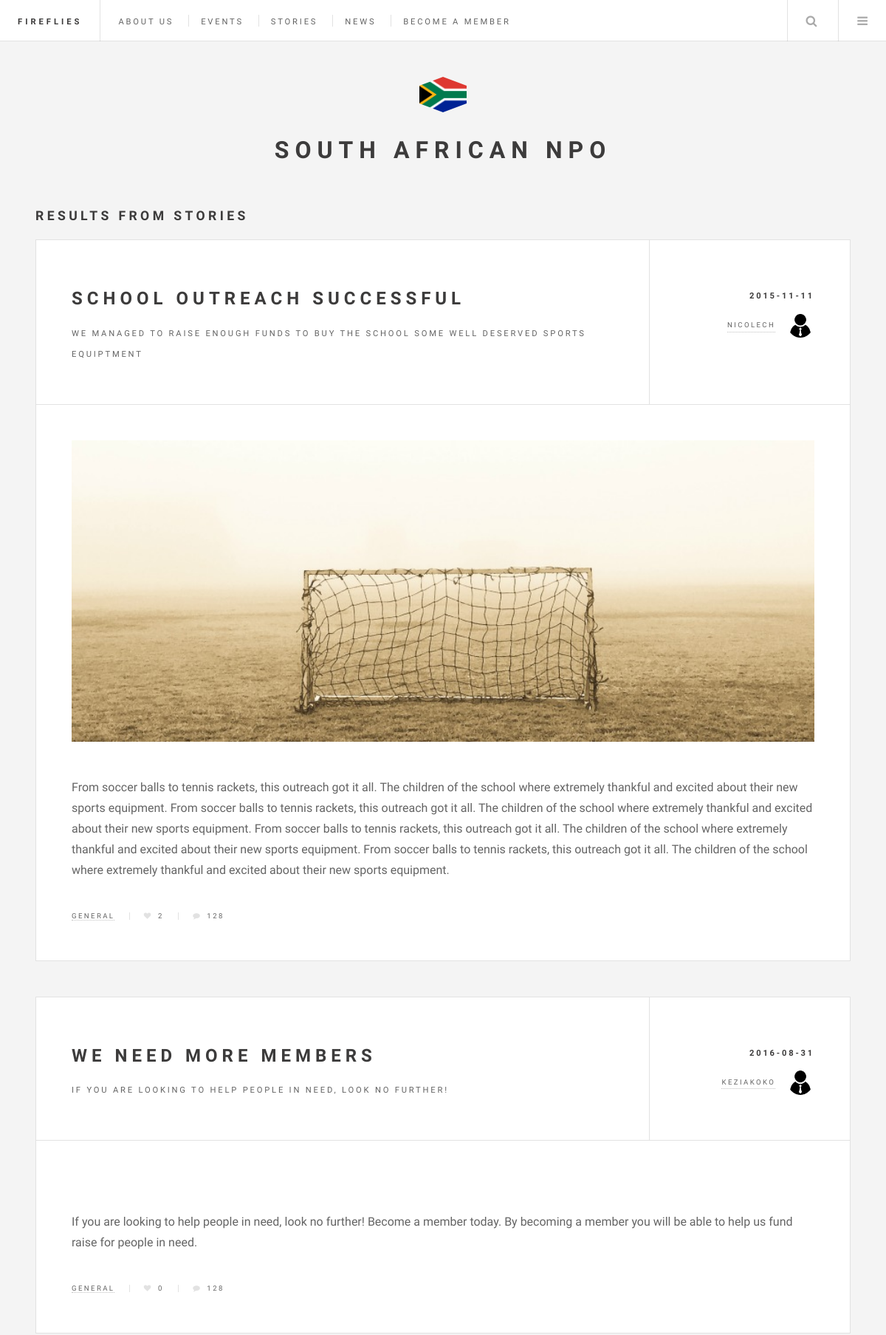
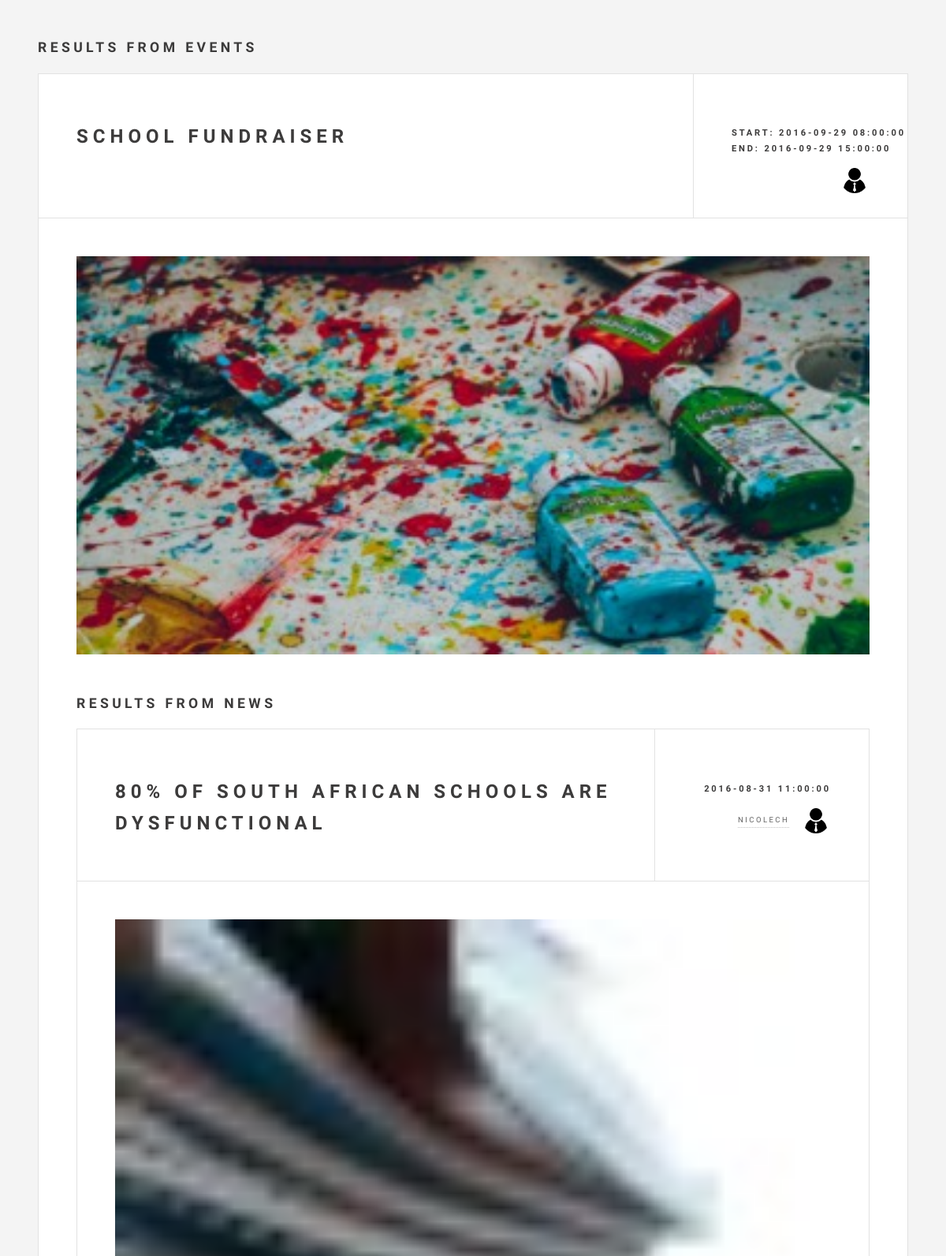
Screenshot of /pages/search.php (upper part) with the database file from the repository (2 pictures, top to bottom).
### tables this page shows
CREATE TABLE `members` (
  `id` int(11) NOT NULL,
  `username` text NOT NULL,
  `email` text NOT NULL,
  `password` text NOT NULL,
  `image` text NOT NULL,
  `admin` tinyint(1) NOT NULL
);

### pages/search.php (the view, shortened to what this page needs)
<?php
	include 'dbconfig.php';
	$desc = $_GET["query"];
	$i = 0;
	$j = 0;
	$k = 0;
	$eventID = array();
	$eventName = array();
	$eventStart = array();
	$eventEnd = array();
	$eventImage = array();
	$eventUser = array();
	$newsID = array();
	$newsTitle = array();
	$newsDate = array();
	$newsImage = array();
	$storiesID = array();
	$storiesTitle = array();
	$storiesDescription = array();
	$storiesStory = array();
	$storiesDate = array();
	$storiesUserId = array();
	$storiesImage = array();
	$storiesLikes = array();
	$sql = "SELECT * FROM events WHERE eventName LIKE '%$desc%'";
	$result = mysqli_query($conn, $sql);
	while($row = $result->fetch_assoc())
	{
		$eventID[$i] = $row['id'];
		$eventName[$i] = $row['eventName'];
		$eventStart[$i] = $row['startDateTime'];
		$eventEnd[$i] = $row['endDateTime'];
		$eventImage[$i] = $row['photo'];
		$eventUser[$i] = $row['postedBy'];
		$i++;
	}
	$sql = "SELECT * FROM news WHERE title LIKE '%$desc%'";
	$result = mysqli_query($conn, $sql);
	while($row = $result->fetch_assoc())
	{
		$newsID[$j] = $row['id'];
		$newsTitle[$j] = $row['title'];
		$newsDate[$j] = $row['date'];
		$newsImage[$j] = $row['image'];
		$j++;
	}
	$sql = "SELECT * FROM stories WHERE title LIKE '%$desc%'";
	$result = mysqli_query($conn, $sql);
	while($row = $result->fetch_assoc())
	{
		$storiesID[$k] = $row['id'];
		$storiesTitle[$k] = $row['title'];
		$storiesDescription[$k] = $row['description'];
		$storiesStory[$k] = $row['story'];
		$storiesDate[$k] = $row['date'];
		$storiesUserId[$k] = $row['postedBy'];
		$storiesImage[$k] = $row['image'];
		$storiesLikes[$k] = $row['numLikes'];
		$k++;
	}
?>
<!DOCTYPE HTML>
<html>
	<head>
		<link rel="stylesheet" href="../assets/css/main.css"/>
	</head>
	<body>
		<div id="wrapper">
			<header id="header">
				<h1><a href="../index.php">Fireflies</a></h1>
				<nav class="links">
					<ul>
						<li><a href="about.php">About us</a></li>
						<li><a href="events.php">Events</a></li>
						<li><a href="stories.php">Stories</a></li>
						<li><a href="news.php">News</a></li>
						<?php
							if(isset($_SESSION['sessionId']))
							{
								$uid=$_SESSION['userId'];
								$sql = "SELECT admin FROM members WHERE id='$uid'";
								$result = mysqli_query($conn, $sql);
								$admin = false;
								while($row = $result->fetch_assoc())
								{
									$admin = $row["admin"];
								}
								if($admin)
								{
									echo'<li><a href="admin.php">Admin</a></li>';
								}
								echo'<li><a href="logout.php">Logout</a></li>';
							}
							else
							{
								echo'<li><a href="pages/signup.php">Become a Member</a></li>';
							}
						?>
					</ul>
				</nav>
				<nav class="main">
					<ul>
						<li class="search">
							<a class="fa-search" href="#search">Search</a>
						</li>
						<li class="menu">
							<a class="fa-bars" href="#menu">Menu</a>
						</li>
					</ul>
				</nav>
			</header>
			<div id="main">
				<?php
					if(count($storiesID)>0)
					{
						echo"<h2>Results from Stories</h2>";
					}
					for($i = 0; $i < count($storiesID); $i++)
					{
						$sql = "SELECT * FROM members WHERE id = '" . $storiesUserId[$i] . "'";
						$test2 = $conn->query($sql);
						while($row2 = $test2->fetch_assoc())
						{
							$user = $row2['username'];
							$profile = $row2['image'];
						}
						echo '<article class="post">';
						echo '<header>';
						echo '<div class="title">';
						echo '<h2><a href="#">' . $storiesTitle[$i] . '</a></h2>';
						echo '<p>' . $storiesDescription[$i] . '</p>';
						echo '</div>';
						echo '<div class="meta">';
						echo '<time class="published" datetime="' . $storiesDate[$i] . '">' . $storiesDate[$i] . '</time>';
						echo '<span class="author"><span class="name">' . $user . '</span><img src="../' . $profile . '" alt="" /></span>';
						echo '</div>';
						echo '</header>';
						echo '<a href="#" class="image featured"><img src="../' . $storiesImage[$i] . '" alt="" /></a>';
						echo '<p>' . $storiesStory[$i] . '</p>';
						echo '<footer>';
						echo '<ul class="stats">';
						echo '<li><a href="#">General</a></li>';
						echo '<li><a href="#" class="icon fa-heart">' . $storiesLikes[$i] . '</a></li>';
						echo '<li><a href="#" class="icon fa-comment">128</a></li>';
						echo '</ul>';
						echo '</footer>';
						echo '</article>';
					}
				?>
				<?php
					if(count($eventID)>0)
					{
						echo"<h2>Results from Events</h2>";
					}
					for($i = 0; $i < count($eventID); $i++)
					{
						$sql = "SELECT * FROM members WHERE id = '" . $eventUser[$i] . "'";
						$test2 = $conn->query($sql);
						while($row2 = $test2->fetch_assoc())
						{
							$userImage = $row2['image'];
						}
						echo '<article class="post">';
						echo '<header>';
						echo '<div class="title">';
						echo '<h2><a href="#">' . $eventName[$i] . '</a></h2>';
						echo '</div>';
						echo '<div class="meta">';
						echo '<div class="published"><span>Start: </span><time  datetime="' . $eventStart[$i] . '">' . $eventStart[$i] . '</time></span><br>';
						echo '<span>End: <time  datetime="' . $eventEnd[$i] . '">' . $eventEnd[$i] . '</time></span></div>';
						echo '<span class="author"><img src="../' . $userImage . '" alt="" /></span>';
						echo '</div>';
						echo '</header>';
						echo '<a href="#" class="image featured"><img src="../' . $eventImage[$i] . '" alt="" /></a>';
					}
				?>
				<?php
					if(count($newsID)>0)
					{
						echo"<h2>Results from news</h2>";
					}
					for($i = 0; $i < count($newsID); $i++)
					{
						$sql = "SELECT * FROM members WHERE id = '" . $newsID[$i] . "'";
						$test2 = $conn->query($sql);
						while($row2 = $test2->fetch_assoc())
						{
							$userName = $row2['username'];
							$userImage = $row2['image'];
						}
						echo '<article class="post">';
						echo '<header>';
						echo '<div class="title">';
						echo '<h2><a href="#">' . $newsTitle[$i] . '</a></h2>';
						echo '</div>';
						echo '<div class="meta">';
						echo '<time class="published" datetime="' . $newsDate[$i] . '">' . $newsDate[$i] . '</time>';
						echo '<span class="author"><span class="name">' . $userName . '</span><img src="../' . $userImage . '" alt="" /></span>';
						echo '</div>';
						echo '</header>';
						echo '<a href="#" class="image featured"><img src="../' . $newsImage[$i] . '" alt="" /></a>';
					}
				?>
			</div>
			<section id="sidebar">
				<section id="intro">
					<a href="#" class="logo"><img src="../images/sa_flag.gif" alt=""/></a>
					<header>
						<h2>South African NPO</h2>
					</header>
				</section>
			</section>
		</div>
	</body>
</html>

### rows the page displays
members: username "NICOLECH", image (picture)
members: username "KEZIAKOKO", image (picture)

### other values shown
$storiesTitle[$i] "SCHOOL OUTREACH SUCCESSFUL"
$storiesDescription[$i] "WE MANAGED TO RAISE ENOUGH FUNDS TO BUY THE SCHOOL SOME WELL DESERVED SPORTS EQUIPTMENT"
$storiesDate[$i] "2015-11-11"
$storiesLikes[$i] "2"
$storiesTitle[$i] "WE NEED MORE MEMBERS"
$storiesDescription[$i] "IF YOU ARE LOOKING TO HELP PEOPLE IN NEED, LOOK NO FURTHER!"
$storiesDate[$i] "2016-08-31"
$storiesStory[$i] "If you are looking to help people in need, look no further! Become a member today. By becoming a member you will be able to help us fund raise for people in need."
$storiesLikes[$i] "0"
$eventName[$i] "SCHOOL FUNDRAISER"
$eventStart[$i] "2016-09-29 08:00:00"
$eventEnd[$i] "2016-09-29 15:00:00"
$newsTitle[$i] "80% OF SOUTH AFRICAN SCHOOLS ARE DYSFUNCTIONAL"
$newsDate[$i] "2016-08-31 11:00:00"
